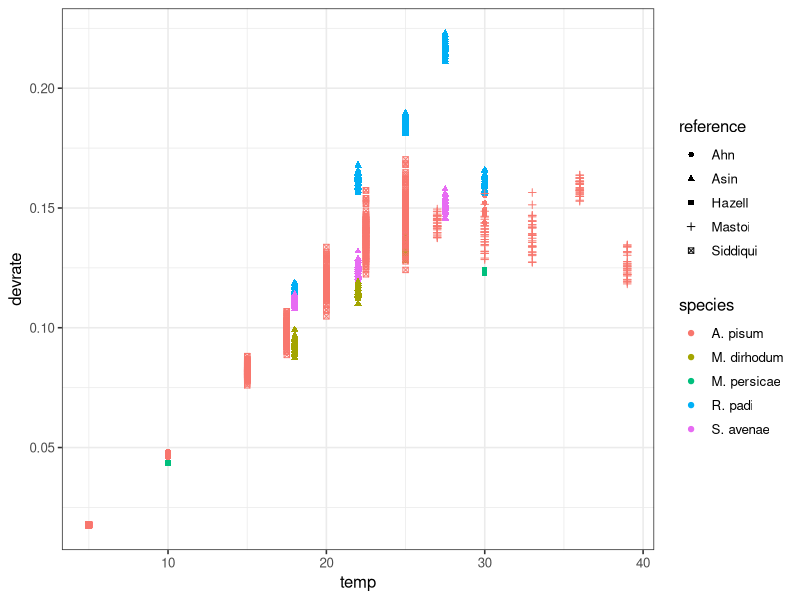

R code for this plot:
# Literature data for development rate (1/development time) of
# aphids
# Data collected and code by: Jonathan Fan, lab technician, 2022



library(ggplot2)

# creating data frames for each data source 
 aphid_mastoi <- data.frame(
  reference = c(rep(c("Mastoi"), times=150)),
  species = c(rep(c("A. pisum"), times=150)),
  temp = c(rep(c(27), times=30), rep(c(30), times=30), rep(c(33), times=30), rep(c(36), times=30), rep(c(39), times=30)),
  devtime = c(rnorm(n=30, mean=7, sd=0.2), rnorm(n=30, mean=7.2, sd=0.3), rnorm(n=30, mean=7.2, sd=0.3), rnorm(n=30, mean=6.3, sd=0.1), rnorm(n=30, mean=7.9, sd=0.3))
  )
 aphid_mastoi = transform(aphid_mastoi, devrate = 1/aphid_mastoi$devtime)

 aphid_asin = data.frame(
 reference = c(rep(c("Asin"), times=674)),
 species = c(rep(c("R. padi"), times=320), rep(c("S. avenae"), times=228), rep(c("M. dirhodum"), times=126)),
 temp = c(rep(c(18), times=71), rep(c(22), times=70), rep(c(25), times=62), rep(c(27.5), times=76), rep(c(30), times=41), rep(c(18), times=72), rep(c(22), times=53), rep(c(25), times=59), rep(c(27.5), times=44), rep(c(18), times=46), rep(c(22), times=40), rep(c(25), times=40)),
 devtime = c(rnorm(n=71, mean=8.8, sd=0.18), rnorm(n=70, mean=6.2, sd=0.1), rnorm(n=62, mean=5.4, sd=0.07), rnorm(n=76, mean=4.6, sd=0.05), rnorm(n=41, mean=6.2, sd=0.1), rnorm(n=72, mean=9, sd=0.1), rnorm(n=53, mean=8, sd=0.13), rnorm(n=59, mean=7.3, sd=0.12), rnorm(n=44, mean=6.6, sd=0.12), rnorm(n=46, mean=10.8, sd=0.24), rnorm(n=40, mean=8.7, sd=0.15), rnorm(n=40, mean=7.5, sd=0.15))
 )
 aphid_asin = transform(aphid_asin, devrate = 1/aphid_asin$devtime)

 aphid_siddiqui = data.frame(
 reference = c(rep(c("Siddiqui"), times=600)),
 species = c(rep(c("A. pisum"), times=600)),
 temp = c(rep(c(5), times=100), rep(c(15), times=100), rep(c(17.5), times=100), rep(c(20), times=100), rep(c(22.5), times=100), rep(c(25), times=100)),
 devtime = c(rnorm(n=100, mean=56.4, sd=0.4), rnorm(n=100, mean=12.2, sd=0.4), rnorm(n=100, mean=10.2, sd=0.4), rnorm(n=100, mean=8.4, sd=0.4), rnorm(n=100, mean=7.3, sd=0.4), rnorm(n=100, mean=6.8, sd=0.4))
 )
 aphid_siddiqui = transform(aphid_siddiqui, devrate = 1/aphid_siddiqui$devtime)

 aphid_hazell = data.frame(
 reference = c(rep(c("Hazell"), times=360)),
 species = c(rep(c("M. persicae"), times=360)),
 temp = c(rep(c(5), times=60), rep(c(10), times=60), rep(c(15), times=60), rep(c(20), times=60), rep(c(25), times=60), rep(c(30), times=60)),
 devtime = c(rnorm(n=60, mean=55.7, sd=0.03), rnorm(n=60, mean=23, sd=0.03), rnorm(n=60, mean=12.3, sd=0.03), rnorm(n=60, mean=8.4, sd=0.03), rnorm(n=60, mean=6.7, sd=0.03), rnorm(n=60, mean=8.1, sd=0.03))
 )
 aphid_hazell = transform(aphid_hazell, devrate = 1/aphid_hazell$devtime)

 aphid_ahn = data.frame(
 reference = c(rep(c("Ahn"), times=187)),
 species = c(rep(c("A. pisum"), times=187)),
 temp = c(rep(c(10), times=39), rep(c(15), times=53), rep(c(20), times=45), rep(c(25), times=42), rep(c(30), times=8)),
 devtime = c(rnorm(n=39, mean=21.3, sd=0.31), rnorm(n=53, mean=12.2, sd=0.23), rnorm(n=45, mean=8.3, sd=0.16), rnorm(n=42, mean=6.7, sd=0.16), rnorm(n=8, mean=6.5, sd=0.26))
 )
 aphid_ahn = transform(aphid_ahn, devrate = 1/aphid_ahn$devtime)

# combining data frames into one large data frame
 aphid_growth = rbind(aphid_ahn, aphid_asin, aphid_hazell, aphid_mastoi, aphid_siddiqui)

# creating plot of all data sources with devrate 
 ggplot(aphid_growth, aes(temp, devrate)) +
   geom_point(aes(shape = reference, color = species)) +
   theme_bw(base_size = 12)
 